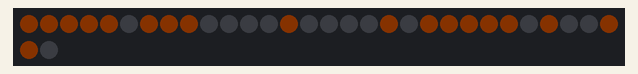
Bench run of a program on a simulated ESP8266 (NodeMCU). Shown: 32 RGB LEDs in strip order, left to right, continuing on the next row. Dim RGB values are drawn brighter than linear; WiFi joins after 1.5 s; servers stay silent unless stated; network time is answered at once with the bench clock; the local clock reads 2024-03-15 10:24:30 at power-on unless the program sets it.

Above: at 1.6 s.
At 2.6 s:
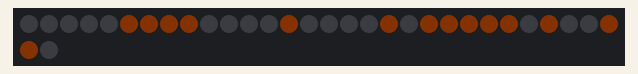
At 21.6 s:
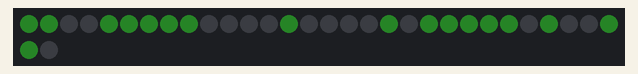
At 38.6 s:
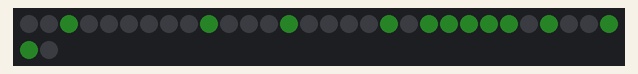

Measured:
- what the display in image 0 shows lasts 1.0 s, from 1.5 s to 2.5 s

The program:

main.cpp
```cpp
#include <Arduino.h>
#include <FastLED.h>
#include <NTPClient.h>
#include <ESP8266WiFi.h>
#include <WiFiUdp.h>
#include <WiFiManager.h>
#include <TimeLib.h>

#define DATA_PIN 2
#define NUM_BITS 32

#define TIME_SYNC_INTERVAL 3600
#define COLOR_CHANGE_INTERVAL 20

CRGB leds[NUM_BITS];

CRGB colors[4] = {CRGB::OrangeRed, CRGB::LimeGreen, CRGB::SkyBlue, CRGB::Amethyst};
int colorIndex = -1;

WiFiUDP ntpUDP;
NTPClient timeClient(ntpUDP);

time_t nextColorChangeTime = 0;

time_t getNtpTime() {
  timeClient.update();

  return (time_t) timeClient.getEpochTime();
}

CRGB updateColor() {
  if (now() >= nextColorChangeTime) {
    nextColorChangeTime += COLOR_CHANGE_INTERVAL;

    colorIndex++;

    if (colorIndex > 3) {
      colorIndex = 0;
    }
  }

  return colors[colorIndex];
}

void setup() {
  Serial.begin(115200);

  WiFiManager wifiManager;
  wifiManager.autoConnect("13bit UNIX");

  FastLED.addLeds<NEOPIXEL, DATA_PIN>(leds, NUM_BITS).setCorrection(TypicalSMD5050);

  timeClient.begin();
  setSyncProvider(getNtpTime);
  setSyncInterval(TIME_SYNC_INTERVAL);

  nextColorChangeTime = now();
}

void loop() {
  CRGB color = updateColor();

  for(int i = 0; i < NUM_BITS; i++) {

    if (bitRead(((unsigned long) now()), i)) {
      leds[i] = color;
      leds[i].fadeLightBy(247);
    } else {
      leds[i] = CRGB::Black;
    }
  }

  FastLED.show();

  delay(1000);
}

void adjustColor() {

}
```
